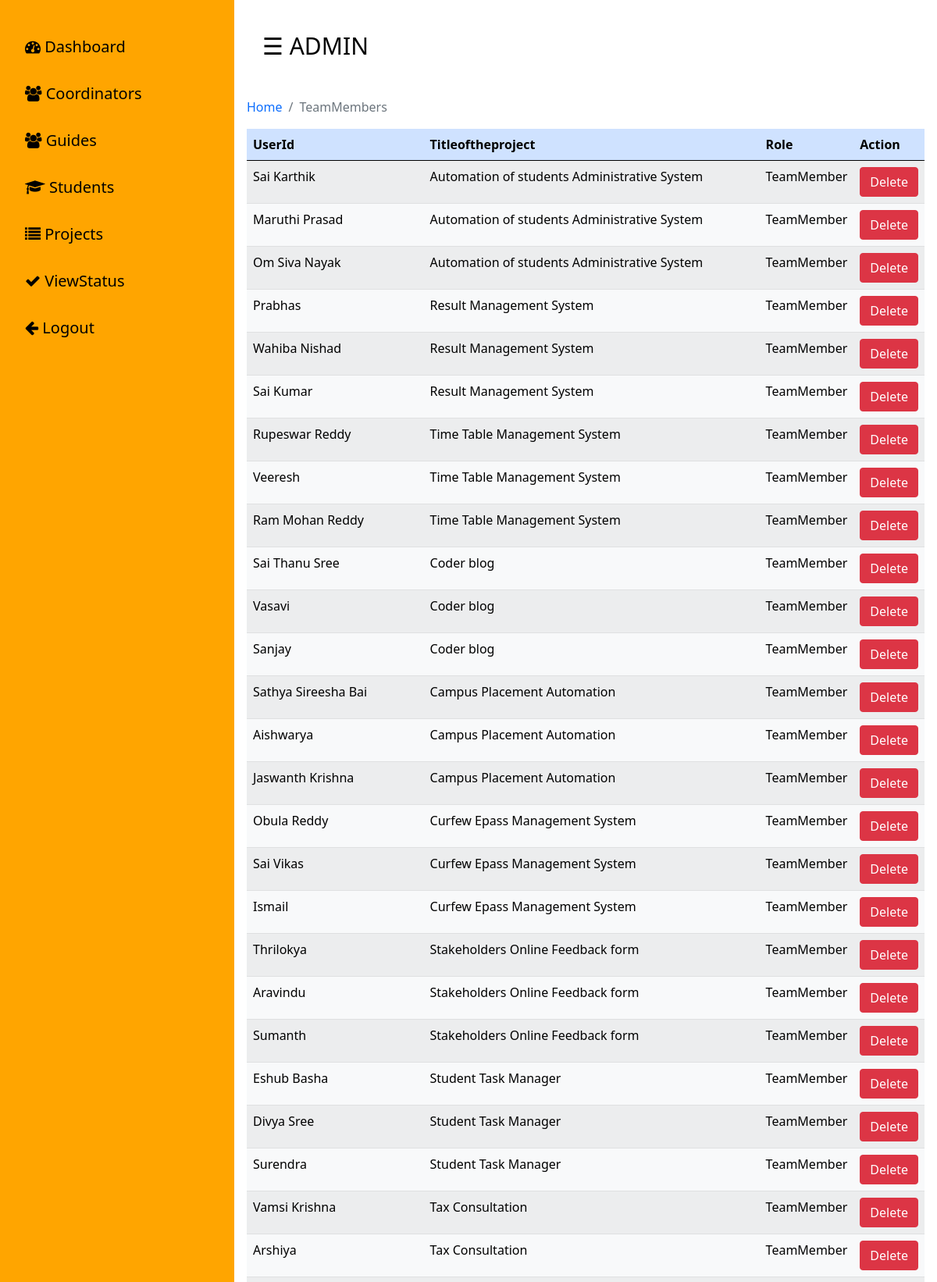
/admin/teammember.php (upper part), run on the app's committed database.
### tables this page shows
CREATE TABLE `teammember` (
  `TeamNumber` int(11) NOT NULL,
  `UserId` varchar(30) NOT NULL,
  `Password` varchar(20) NOT NULL,
  `TitleoftheProject` varchar(256) NOT NULL,
  `Role` varchar(20) NOT NULL DEFAULT 'TeamMember'
);

### admin/teammember.php (the view)
<?php
include('includes/header.php');
?>
<nav aria-label="breadcrumb">
  <ol class="breadcrumb">
    <li class="breadcrumb-item"><a href="dashboard.php">Home</a></li>
    <li class="breadcrumb-item active" aria-current="page">TeamMembers</li>
  </ol>
</nav>
<table class="table table-success table-striped">
  <thead class="table-primary" border="5px">
    <tr >
        <th>UserId</th>
        <th>Titleoftheproject</th>
        <th>Role</th>
        <th>Action</th>
    </tr>
  </thead>
  <tbody class="table-light">
      <?php
        $query="SELECT * FROM teammember";
        $query_run = mysqli_query($conn,$query);
        while($row = mysqli_fetch_assoc($query_run))
        {
           ?>
           <tr>
               <td><?php echo $row['UserId'] ?></td>
               <td><?php echo $row['TitleoftheProject'] ?></td>
               <td><?php echo $row['Role'] ?></td>
               <td><button type="button" class="btn btn-danger"><a href="operations.php?delete=<?php echo $row['UserId']; ?>" class="text-white">Delete</a></button></td>
           </tr>
      <?php  }
      ?>
  </tbody>
</table>

### admin/style.css (style rules this page uses)
body { margin:0px; padding: 0px; background-color:#FDFEFE ; overflow: hidden; font-family: system-ui; }

### admin/includes/header.php (style rules this page uses)
a { text-decoration:none; }

### data on the page
teammember: UserId "Sai Karthik", TitleoftheProject "Automation of students Administrative System", Role "TeamMember"
teammember: UserId "Maruthi Prasad", TitleoftheProject "Automation of students Administrative System", Role "TeamMember"
teammember: UserId "Om Siva Nayak", TitleoftheProject "Automation of students Administrative System", Role "TeamMember"
teammember: UserId "Prabhas", TitleoftheProject "Result Management System", Role "TeamMember"
teammember: UserId "Wahiba Nishad", TitleoftheProject "Result Management System", Role "TeamMember"
teammember: UserId "Sai Kumar", TitleoftheProject "Result Management System", Role "TeamMember"
teammember: UserId "Rupeswar Reddy", TitleoftheProject "Time Table Management System", Role "TeamMember"
teammember: UserId "Veeresh", TitleoftheProject "Time Table Management System", Role "TeamMember"
teammember: UserId "Ram Mohan Reddy", TitleoftheProject "Time Table Management System", Role "TeamMember"
teammember: UserId "Sai Thanu Sree", TitleoftheProject "Coder blog", Role "TeamMember"
teammember: UserId "Vasavi", TitleoftheProject "Coder blog", Role "TeamMember"
teammember: UserId "Sanjay", TitleoftheProject "Coder blog", Role "TeamMember"
teammember: UserId "Sathya Sireesha Bai", TitleoftheProject "Campus Placement Automation", Role "TeamMember"
teammember: UserId "Aishwarya", TitleoftheProject "Campus Placement Automation", Role "TeamMember"
teammember: UserId "Jaswanth Krishna", TitleoftheProject "Campus Placement Automation", Role "TeamMember"
teammember: UserId "Obula Reddy", TitleoftheProject "Curfew Epass Management System", Role "TeamMember"
teammember: UserId "Sai Vikas", TitleoftheProject "Curfew Epass Management System", Role "TeamMember"
teammember: UserId "Ismail", TitleoftheProject "Curfew Epass Management System", Role "TeamMember"
teammember: UserId "Thrilokya", TitleoftheProject "Stakeholders Online Feedback form", Role "TeamMember"
teammember: UserId "Aravindu", TitleoftheProject "Stakeholders Online Feedback form", Role "TeamMember"
teammember: UserId "Sumanth", TitleoftheProject "Stakeholders Online Feedback form", Role "TeamMember"
teammember: UserId "Eshub Basha", TitleoftheProject "Student Task Manager", Role "TeamMember"
teammember: UserId "Divya Sree", TitleoftheProject "Student Task Manager", Role "TeamMember"
teammember: UserId "Surendra", TitleoftheProject "Student Task Manager", Role "TeamMember"
teammember: UserId "Vamsi Krishna", TitleoftheProject "Tax Consultation", Role "TeamMember"
teammember: UserId "Arshiya", TitleoftheProject "Tax Consultation", Role "TeamMember"
